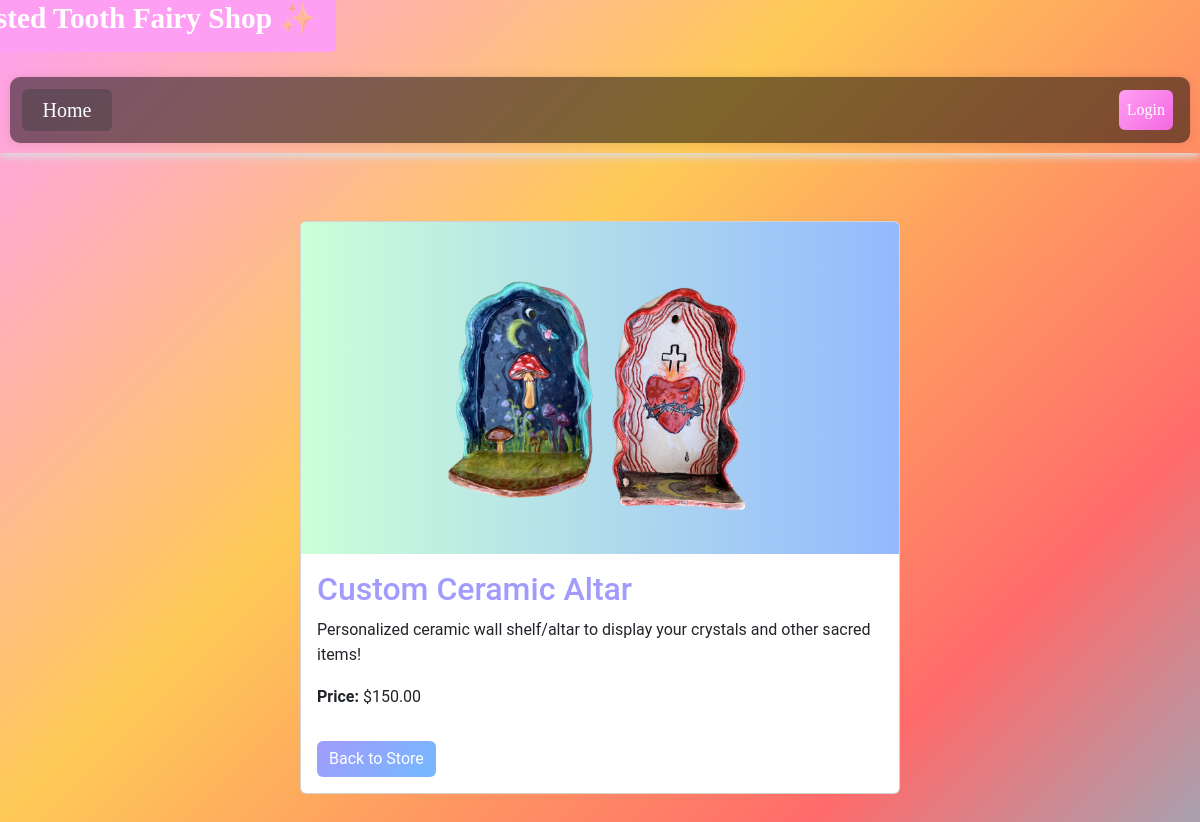
The page /store/item_detail/2/ on the database its author committed.
### store/models.py (models this page shows, shortened)
class Item(models.Model):
    title = models.CharField(max_length=200)
    description = models.TextField()
    price = models.FloatField()
    created_date = models.DateTimeField(default=timezone.now)
    published_date = models.DateTimeField(blank=True, null=True)
    image = models.ImageField(upload_to='items/', blank=True)
    stock = models.PositiveIntegerField(default=0)
    category = models.CharField(max_length=100, blank=True, null=True)

### store/views.py (the view)
# urls.py: path('store/item_detail/<int:id>/', views.item_detail, name='item_detail'),  # for item detail page
def item_detail(request, id):
    item = get_object_or_404(Item, pk=id)
    return render(request, 'store/item_detail.html', {'item': item})

### store/templates/store/item_detail.html
{% extends 'store/base.html' %}
{% load static %}
{% block content %}
<div class="container my-5">
    <div class="card mx-auto" style="max-width: 600px;">
        {% if item.image %}
            <img src="{{ item.image.url }}" class="card-img-top" alt="{{ item.title }}">
        {% else %}
            <img src="{% static 'images/default_image_path.jpg' %}" class="card-img-top" alt="{{ item.title }}">
        {% endif %}
        <div class="card-body">
            <h2 class="card-title" style="color: #a29bfe;">{{ item.title }}</h2>
            <p class="card-text">{{ item.description }}</p>
            <p><strong>Price:</strong> ${{ item.price|floatformat:2 }}</p>
            <a href="{% url 'store_page' %}" class="btn btn-secondary mt-3">Back to Store</a>
        </div>
    </div>
</div>
{% endblock %}

### store/static/css/store.css (style rules this page uses)
body { font-family: 'Roboto', sans-serif; background: linear-gradient(135deg, #ff9ff3, #feca57, #ff6b6b, #48dbfb, #1dd1a1, #f368e0); background-size: 200% 200%; background-repeat: no-repeat; background-attachment: fixed; animation: rainbowMove 8s ease infinite; margin: 0; line-height: 1.6; }
.btn-secondary { background: linear-gradient(135deg, #a29bfe, #74b9ff); border: none; color: white; transition: transform 0.3s ease; }

### rows shown on the page
Item: image (picture), title "Custom Ceramic Altar", description "Personalized ceramic wall shelf/altar to display your crystals and other sacred items!", price "150.00"
